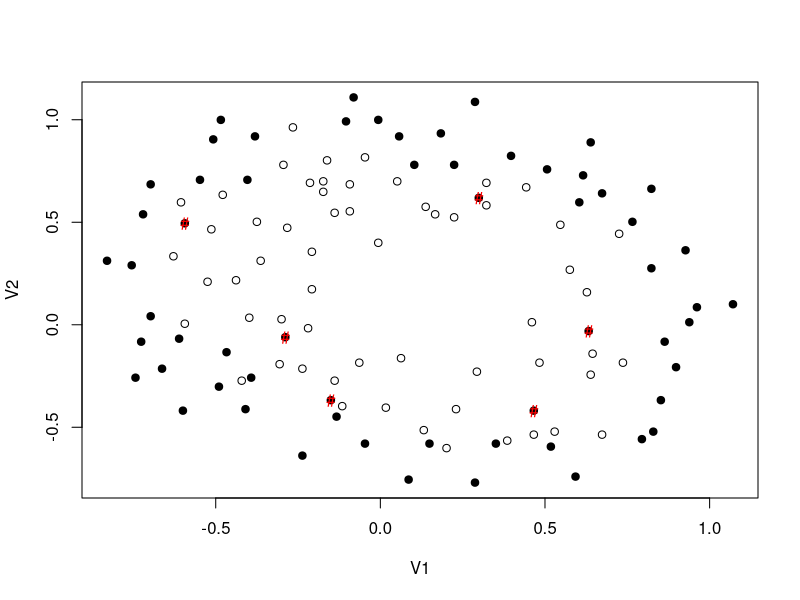

Here is the R script that generated this plot: (Note: this script raises an error after producing the figure.)
library(kernlab)
library(caret)

weightedMode <- function(y, W) {
  posIdx <- which(y==unique(y)[1])
  negIdx <- which(y!=unique(y)[1])
  if(sum(W[posIdx]) > sum(W[negIdx])) {
    return (unique(y)[1])
  } else {
    return (unique(y)[2])
  }
}

entropy <- function(W, y) {
  posIdx <- which(y==unique(y)[1])
  negIdx <- which(y!=unique(y)[1])
  posProb <- sum(W[posIdx])/sum(W)
  negProb <- sum(W[negIdx])/sum(W)
  result <- 0
  if(posProb > 0) {
    result = result + posProb*log2(posProb)
  }
  if(negProb > 0) {
    result = result + negProb*log2(negProb)
  }
  -result
}

gain <- function(X, W, y) {
  bestColNumber <- 1
  bestSep <- 1
  bestGain <- -100
  H <- entropy(W, y)

  for (colNumber in 1:ncol(X)) {
    column <- X[,colNumber]
    dataSize <- length(column)
    sorted <- sort(column, index.return=TRUE)
    for (sepN in 1:(dataSize-1)) {
      #weightedSum <- (sepN/dataSize) * entropy(W[sorted$ix[1:sepN]], y[sorted$ix[1:sepN]]) +
      #((dataSize-sepN)/dataSize)*entropy(W[sorted$ix[(sepN+1):dataSize]], y[sorted$ix[(sepN+1):dataSize]])
      
      # случай когда признаки равны, мы не можем разделить их, пропускаем
      if(sorted$x[sepN]==sorted$x[sepN+1])
        next
      
      weightedSum <- (sum(W[sorted$ix[1:sepN]])/sum(W)) * entropy(W[sorted$ix[1:sepN]], y[sorted$ix[1:sepN]]) +
        (sum(W[sorted$ix[(sepN+1):dataSize]])/sum(W))*entropy(W[sorted$ix[(sepN+1):dataSize]], y[sorted$ix[(sepN+1):dataSize]])
      gain <- H-weightedSum
      if (gain > bestGain) {
        bestGain <- gain
        bestColNumber <- colNumber
        bestSep <- sorted$x[sepN] + ((sorted$x[sepN+1] - sorted$x[sepN])/2)
      }
    }
  }
  list(colNumber=bestColNumber, sep=bestSep, gain=bestGain)
}

create_dtree <- function(X, W, y, depth) {
  X <- as.matrix(X)
  mValue <- weightedMode(y, W)
  if(length(unique(y))==1 || depth==0) {
    return (list(isLeaf=TRUE, class=mValue))
  } else {
    partition <- gain(X, W, y)
    
    leftIdx <- which(X[,partition$colNumber] <= partition$sep)
    rightIdx <- which(X[,partition$colNumber] > partition$sep)
    
    return (list(isLeaf=FALSE,
                 l=create_dtree(X[leftIdx, ], W[leftIdx], y[leftIdx], depth-1),
                 r=create_dtree(X[rightIdx, ], W[rightIdx], y[rightIdx], depth-1),
                 colNumber=partition$colNumber,
                 sep=partition$sep))
    
  }
}

classify_dtree_singleX <- function(dtree, singleX) {
  if(dtree$isLeaf) {
    return (dtree$class)
  }
  if(singleX[dtree$colNumber] > dtree$sep) {
    return (classify_dtree_singleX(dtree$r, singleX))
  } else {
    return (classify_dtree_singleX(dtree$l, singleX))
  }
}
classify_dtree <- function(dtree, X) {
  y <- c()
  for (i in 1:nrow(X)) {
    y <- c(y, classify_dtree_singleX(dtree, X[i,]))
  }
  y
}


# Loading and normalization of data
data1 = as.matrix(read.csv("non linear dataset.csv", header = FALSE))
#data1 = as.matrix(read.csv("ex2data1.txt", header = FALSE))

normalizeData <- function(X) {
  for(i in 1:ncol(X)) {
    m <- mean(X[,i])
    X[,i] <- X[,i] - m
    X[,i] <- X[,i] / sd(X[,i])
  }
  X
}

#X <- normalizeData(data1[,-3])
X <- data1[,-3]
l <- nrow(X)

y <- data1[,3]

y[which(y==0)]=-1

plot(X, pch=y+20)

T <- 20  # How much elementary algs to learn

# vector with objects weights
W <- rep(1/l, l)
# vector with classifiers weights
A <- rep(0, T)
# matrix where each n-th column contains weight of n-th classifier
B <- list()

for (t in 1:T) {
  dtree <- create_dtree(X[,], W, y, 4)
  B[[t]] <- dtree
  h <- classify_dtree(dtree, X)
  idx <- which(h*y<0)
  #Eta <- sum(W*exp(-y*h))
  Eta <- sum(W[idx])
  if(Eta > 0.5){
    T <- t-1
    break
  }
  #A[t] <- (1/2)*log(1+((1-Eta)/Eta))
  A[t] <- (1/2)*log(((1-Eta)/Eta))
  #A[t] <- log(((1-Eta)/Eta))+log(1)
  #W <- W*(exp(A[t]*-y*h))#/(sqrt((1-Eta)/Eta))
  W[idx] <- W[idx]*exp(-y[idx]*A[t]*h[idx])
  W <- W/sum(W)
  #print(W)
}

s = rep(0, length(y))
for(t in 1:T) {
  s = s + (A[t]*classify_dtree(B[[t]], X))
}
points(X[which((s<0)!=(y<0)),], pch=35, col="red")

#A <- A/sum(A)
confusionMatrix(s<0, y<0)
